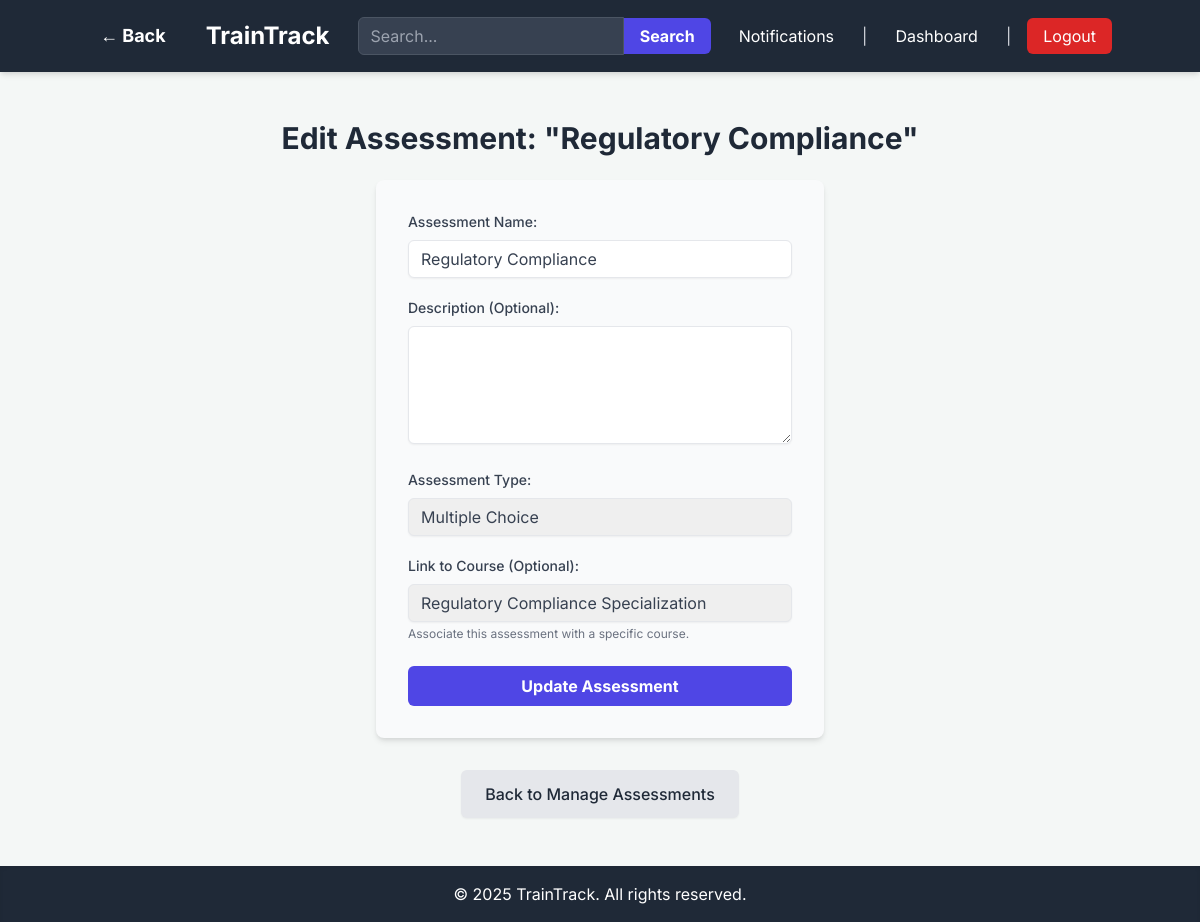
The page /admin/assessments/1/edit (signed in) on the database its author committed.
### app.py (models this page shows, shortened)
class Assessment(db.Model):
    id = db.Column(db.Integer, primary_key=True)
    name = db.Column(db.String(120), nullable=False)
    description = db.Column(db.Text, nullable=True)
    type = db.Column(db.String(50), nullable=False) # e.g., 'multiple_choice', 'open_ended'
    course_id = db.Column(db.Integer, db.ForeignKey('course.id'), nullable=True) # Optional: if part of a course
    created_at = db.Column(db.DateTime, default=datetime.utcnow)
    created_by_id = db.Column(db.Integer, db.ForeignKey('user.id'), nullable=False) # Admin who created it
    questions = db.relationship('Question', backref='assessment', lazy=True)
    assignments = db.relationship('Assignment', backref='assessment', lazy=True)

class Course(db.Model):
    id = db.Column(db.Integer, primary_key=True)
    name = db.Column(db.String(120), nullable=False)
    description = db.Column(db.Text, nullable=True)
    course_link = db.Column(db.String(255), nullable=True) # New field for external link
    created_at = db.Column(db.DateTime, default=datetime.utcnow)
    created_by_id = db.Column(db.Integer, db.ForeignKey('user.id'), nullable=False) # Admin who created it
    assessments = db.relationship('Assessment', backref='course', lazy=True)
    assignments = db.relationship('Assignment', backref='course', lazy=True)
    modules = db.relationship('Module', backref='course', lazy=True) # New relationship for modules

### app.py (the view, shortened to what this page needs)
@app.route('/admin/assessments/<int:assessment_id>/edit', methods=['GET', 'POST'])
@login_required
@admin_required
def edit_assessment(assessment_id):
    current_year = datetime.now().year
    assessment = Assessment.query.get_or_404(assessment_id)
    courses = Course.query.all() # For dropdown to change associated course
    return render_template('admin/edit_assessment.html', title='Edit Assessment', assessment=assessment, courses=courses, current_year=current_year)

### app.py (called while the page is built)
def role_required(role):
    def decorator(f):
        @wraps(f)
        def decorated_function(*args, **kwargs):
            if not current_user.is_authenticated or current_user.role != role:
                flash('You do not have permission to access this page.', 'danger')
                return redirect(url_for('dashboard')) # Redirect to dashboard or login
            return f(*args, **kwargs)
        return decorated_function
    return decorator

@login_manager.user_loader
def load_user(user_id):
    return User.query.get(int(user_id))

@app.context_processor
def inject_unread_notifications_count():
    if current_user.is_authenticated:
        unread_count = Notification.query.filter_by(recipient_id=current_user.id, is_read=False).count()
        return dict(unread_notifications_count=unread_count)
    return dict(unread_notifications_count=0)

### templates/admin/edit_assessment.html (shortened to what this page needs)
{% extends "base.html" %}
{% block content %}
    <h1 class="text-3xl font-bold text-gray-800 mb-6 text-center">Edit Assessment: "{{ assessment.name }}"</h1>
    <form method="POST" action="{{ url_for('edit_assessment', assessment_id=assessment.id) }}" class="max-w-md mx-auto bg-gray-50 p-8 rounded-lg shadow-md">
        <div class="mb-5">
            <label for="name" class="block text-gray-700 text-sm font-medium mb-2">Assessment Name:</label>
            <input type="text" id="name" name="name" value="{{ assessment.name }}" required
                   class="shadow-sm appearance-none border rounded-md w-full py-2 px-3 text-gray-700 leading-tight focus:outline-none focus:ring-2 focus:ring-indigo-500 focus:border-transparent transition duration-200"
                   aria-label="Assessment name input">
        </div>
        <div class="mb-5">
            <label for="description" class="block text-gray-700 text-sm font-medium mb-2">Description (Optional):</label>
            <textarea id="description" name="description" rows="5"
                      class="shadow-sm appearance-none border rounded-md w-full py-2 px-3 text-gray-700 leading-tight focus:outline-none focus:ring-2 focus:ring-indigo-500 focus:border-transparent transition duration-200"
                      aria-label="Assessment description textarea">{{ assessment.description }}</textarea>
        </div>
        <div class="mb-5">
            <label for="type" class="block text-gray-700 text-sm font-medium mb-2">Assessment Type:</label>
            <select id="type" name="type" required
                    class="shadow-sm appearance-none border rounded-md w-full py-2 px-3 text-gray-700 leading-tight focus:outline-none focus:ring-2 focus:ring-indigo-500 focus:border-transparent transition duration-200"
                    aria-label="Assessment type select">
                <option value="multiple_choice" {% if assessment.type == 'multiple_choice' %}selected{% endif %}>Multiple Choice</option>
            </select>
        </div>
        <div class="mb-6">
            <label for="course_id" class="block text-gray-700 text-sm font-medium mb-2">Link to Course (Optional):</label>
            <select id="course_id" name="course_id"
                    class="shadow-sm appearance-none border rounded-md w-full py-2 px-3 text-gray-700 leading-tight focus:outline-none focus:ring-2 focus:ring-indigo-500 focus:border-transparent transition duration-200"
                    aria-label="Link to course select">
                {% for course_item in courses %}
                    <option value="{{ course_item.id }}" {% if assessment.course_id == course_item.id %}selected{% endif %}>{{ course_item.name }}</option>
                {% endfor %}
            </select>
            <p class="text-xs text-gray-500 mt-1">Associate this assessment with a specific course.</p>
        </div>
        <div class="flex items-center justify-between">
            <button type="submit"
                    class="bg-indigo-600 hover:bg-indigo-700 text-white font-bold py-2 px-4 rounded-md focus:outline-none focus:shadow-outline transition duration-300 w-full">
                Update Assessment
            </button>
        </div>
    </form>
    <div class="mt-8 text-center">
        <a href="{{ url_for('admin_view_assessments') }}" class="inline-block bg-gray-200 text-gray-800 px-6 py-3 rounded-md font-medium hover:bg-gray-300 transition duration-300 shadow-sm">
            Back to Manage Assessments
        </a>
    </div>
{% endblock %}

### templates/base.html (style rules this page uses)
body { font-family: 'Inter', sans-serif; background-color: #f4f7f6; }

### rows shown on the page
Assessment: name "Regulatory Compliance", type "Multiple Choice", course_id "Regulatory Compliance Specialization"
